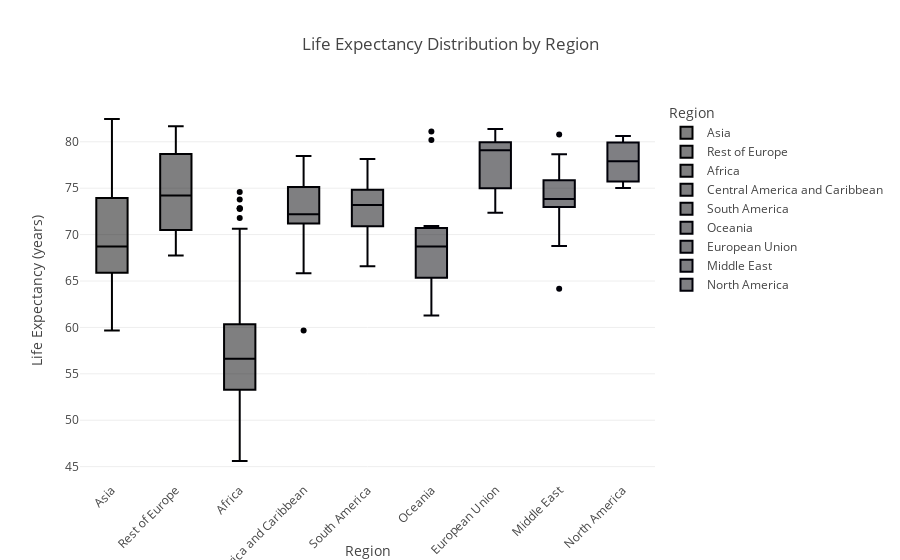

Notebook code for this chart:
### Code cell
# Box plot of life expectancy by region
fig_box = px.box(
    data,
    x='Region',
    y='Life_expectancy',
    color='Region',
    title='Life Expectancy Distribution by Region',
    labels={'Life_expectancy': 'Life Expectancy (years)'}
)
fig_box.update_layout(xaxis_tickangle=-45)

# Show the box plot
fig_box.show()

### Figure 1 — Plotly figure (JSON) as saved in the notebook; plotly's stock layout.template omitted (floating-point values rounded to 4 significant figures)
{"data": [{"alignmentgroup": "True", "hovertemplate": "Region=%{x}<br>Life Expectancy (years)=%{y}<extra></extra>", "legendgroup": "Asia", "marker": {"color": "#000001"}, "name": "Asia", "notched": false, "offsetgroup": "Asia", "orientation": "v", "showlegend": true, "type": "box", "x": ["Asia", "Asia", "Asia", "Asia", "Asia", "Asia", "Asia", "Asia", "Asia", "Asia", "Asia", "Asia", "Asia", "Asia", "Asia", "Asia", "Asia", "Asia", "Asia", "Asia", "Asia", "Asia", "Asia", "Asia", "Asia", "Asia", "Asia"], "x0": " ", "xaxis": "x", "y": [59.66, 69.72, 68.72, 66.46, 74.3, 64.4, 73.69, 65.59, 68.27, 82.46, 67.73, 68.96, 62.88, 74.04, 74.51, 66.17, 62.7, 66.28, 64.66, 69.54, 80.53, 74.69, 66.97, 73.2, 65.79, 69.04, 74.33], "y0": " ", "yaxis": "y"}, {"alignmentgroup": "True", "hovertemplate": "Region=%{x}<br>Life Expectancy (years)=%{y}<extra></extra>", "legendgroup": "Rest of Europe", "marker": {"color": "#000002"}, "name": "Rest of Europe", "notched": false, "offsetgroup": "Rest of Europe", "orientation": "v", "showlegend": true, "type": "box", "x": ["Rest of Europe", "Rest of Europe", "Rest of Europe", "Rest of Europe", "Rest of Europe", "Rest of Europe", "Rest of Europe", "Rest of Europe", "Rest of Europe", "Rest of Europe", "Rest of Europe", "Rest of Europe", "Rest of Europe", "Rest of Europe", "Rest of Europe"], "x0": " ", "xaxis": "x", "y": [75.95, 72.99, 70.29, 75.63, 71.16, 81.58, 68.92, 74.76, 74.23, 80.48, 67.75, 73.64, 81.67, 69.22, 79.61], "y0": " ", "yaxis": "y"}, {"alignmentgroup": "True", "hovertemplate": "Region=%{x}<br>Life Expectancy (years)=%{y}<extra></extra>", "legendgroup": "Africa", "marker": {"color": "#000003"}, "name": "Africa", "notched": false, "offsetgroup": "Africa", "orientation": "v", "showlegend": true, "type": "box", "x": ["Africa", "Africa", "Africa", "Africa", "Africa", "Africa", "Africa", "Africa", "Africa", "Africa", "Africa", "Africa", "Africa", "Africa", "Africa", "Africa", "Africa", "Africa", "Africa", "Africa", "Africa", "Africa", "Africa", "Africa", "Africa", "Africa", "Africa", "Africa", "Africa", "Africa", "Africa", "Africa", "Africa", "Africa", "Africa", "Africa", "Africa", "Africa", "Africa", "Africa", "Africa", "Africa", "Africa", "Africa", "Africa", "Africa", "Africa", "Africa", "Africa", "Africa", "Africa"], "x0": " ", "xaxis": "x", "y": [73.79, 52.83, 58.21, 57.04, 55.2, 55.08, 70.64, 54.03, 46.48, 49.94, 61.14, 55.07, 57.73, 51.95, 59.49, 69.91, 55.13, 60.28, 46.69, 58.77, 60.35, 58.68, 59.84, 55.11, 53.52, 57.77, 45.61, 57.29, 71.79, 62.23, 52.29, 53.36, 62.06, 72.85, 72.77, 51.88, 54.88, 55.37, 49.58, 58.95, 62.38, 72.84, 46.7, 53.24, 56.78, 56.62, 56.26, 74.6, 54.21, 52.33, 48.66], "y0": " ", "yaxis": "y"}, {"alignmentgroup": "True", "hovertemplate": "Region=%{x}<br>Life Expectancy (years)=%{y}<extra></extra>", "legendgroup": "Central America and Caribbean", "marker": {"color": "#000004"}, "name": "Central America and Caribbean", "notched": false, "offsetgroup": "Central America and Caribbean", "orientation": "v", "showlegend": true, "type": "box", "x": ["Central America and Caribbean", "Central America and Caribbean", "Central America and Caribbean", "Central America and Caribbean", "Central America and Caribbean", "Central America and Caribbean", "Central America and Caribbean", "Central America and Caribbean", "Central America and Caribbean", "Central America and Caribbean", "Central America and Caribbean", "Central America and Caribbean", "Central America and Caribbean", "Central America and Caribbean", "Central America and Caribbean", "Central America and Caribbean", "Central America and Caribbean", "Central America and Caribbean", "Central America and Caribbean"], "x0": " ", "xaxis": "x", "y": [75.35, 72.21, 78.1, 71.17, 78.47, 77.89, 71.38, 70.66, 72.85, 70.62, 59.66, 72.66, 74.07, 71.74, 76.38, 65.84, 74.47, 71.51, 71.28], "y0": " ", "yaxis": "y"}, {"alignmentgroup": "True", "hovertemplate": "Region=%{x}<br>Life Expectancy (years)=%{y}<extra></extra>", "legendgroup": "South America", "marker": {"color": "#000005"}, "name": "South America", "notched": false, "offsetgroup": "South America", "orientation": "v", "showlegend": true, "type": "box", "x": ["South America", "South America", "South America", "South America", "South America", "South America", "South America", "South America", "South America", "South America", "South America", "South America"], "x0": " ", "xaxis": "x", "y": [74.86, 66.59, 72.69, 78.14, 74.81, 74.56, 67.33, 72.17, 73.59, 69.62, 76.21, 72.79], "y0": " ", "yaxis": "y"}, {"alignmentgroup": "True", "hovertemplate": "Region=%{x}<br>Life Expectancy (years)=%{y}<extra></extra>", "legendgroup": "Oceania", "marker": {"color": "#000006"}, "name": "Oceania", "notched": false, "offsetgroup": "Oceania", "orientation": "v", "showlegend": true, "type": "box", "x": ["Oceania", "Oceania", "Oceania", "Oceania", "Oceania", "Oceania", "Oceania", "Oceania", "Oceania", "Oceania", "Oceania"], "x0": " ", "xaxis": "x", "y": [81.11, 66.48, 65.16, 65.97, 80.19, 61.29, 70.94, 69.9, 64.94, 69.99, 68.71], "y0": " ", "yaxis": "y"}, {"alignmentgroup": "True", "hovertemplate": "Region=%{x}<br>Life Expectancy (years)=%{y}<extra></extra>", "legendgroup": "European Union", "marker": {"color": "#000007"}, "name": "European Union", "notched": false, "offsetgroup": "European Union", "orientation": "v", "showlegend": true, "type": "box", "x": ["European Union", "European Union", "European Union", "European Union", "European Union", "European Union", "European Union", "European Union", "European Union", "European Union", "European Union", "European Union", "European Union", "European Union", "European Union", "European Union", "European Union", "European Union", "European Union", "European Union", "European Union", "European Union", "European Union", "European Union", "European Union", "European Union", "European Union"], "x0": " ", "xaxis": "x", "y": [79.97, 79.55, 73.15, 75.81, 79.08, 76.78, 78.54, 73.82, 79.5, 80.91, 79.47, 79.76, 73.64, 79.48, 81.39, 72.36, 72.57, 79.94, 80.02, 79.97, 75.62, 78.74, 72.88, 74.79, 78.44, 81.11, 80.99], "y0": " ", "yaxis": "y"}, {"alignmentgroup": "True", "hovertemplate": "Region=%{x}<br>Life Expectancy (years)=%{y}<extra></extra>", "legendgroup": "Middle East", "marker": {"color": "#000008"}, "name": "Middle East", "notched": false, "offsetgroup": "Middle East", "orientation": "v", "showlegend": true, "type": "box", "x": ["Middle East", "Middle East", "Middle East", "Middle East", "Middle East", "Middle East", "Middle East", "Middle East", "Middle East", "Middle East", "Middle East", "Middle East", "Middle East", "Middle East"], "x0": " ", "xaxis": "x", "y": [75.66, 72.97, 68.78, 80.79, 72.99, 74.02, 77.31, 74.81, 78.66, 73.63, 72.61, 73.42, 75.84, 64.16], "y0": " ", "yaxis": "y"}, {"alignmentgroup": "True", "hovertemplate": "Region=%{x}<br>Life Expectancy (years)=%{y}<extra></extra>", "legendgroup": "North America", "marker": {"color": "#000009"}, "name": "North America", "notched": false, "offsetgroup": "North America", "orientation": "v", "showlegend": true, "type": "box", "x": ["North America", "North America", "North America"], "x0": " ", "xaxis": "x", "y": [80.61, 75.01, 77.9], "y0": " ", "yaxis": "y"}], "layout": {"boxmode": "overlay", "legend": {"title": {"text": "Region"}, "tracegroupgap": 0}, "title": {"text": "Life Expectancy Distribution by Region"}, "xaxis": {"anchor": "y", "categoryarray": ["Asia", "Rest of Europe", "Africa", "Central America and Caribbean", "South America", "Oceania", "European Union", "Middle East", "North America"], "categoryorder": "array", "domain": [0, 1], "tickangle": -45, "title": {"text": "Region"}}, "yaxis": {"anchor": "x", "domain": [0, 1], "title": {"text": "Life Expectancy (years)"}}}}
